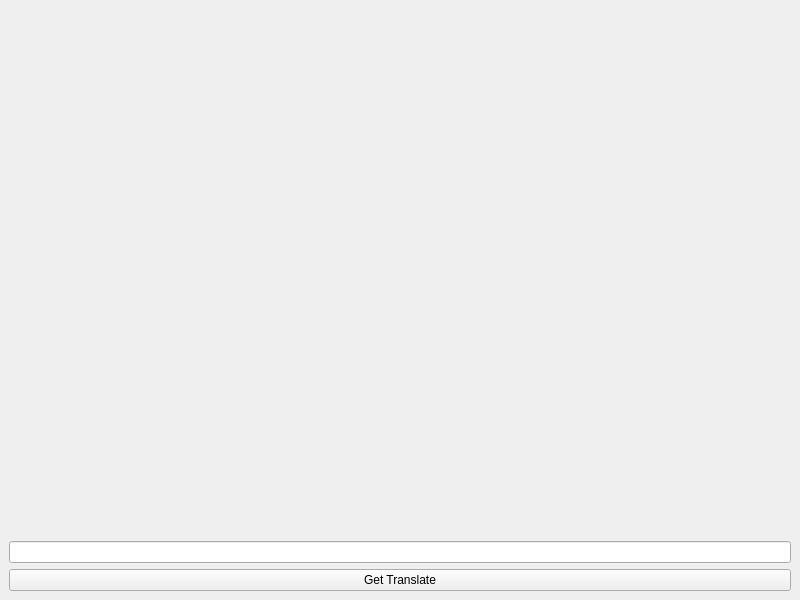
<?xml version="1.0" encoding="UTF-8"?>
<ui version="4.0">
 <class>MainWindow</class>
 <widget class="QMainWindow" name="MainWindow">
  <property name="geometry">
   <rect>
    <x>0</x>
    <y>0</y>
    <width>800</width>
    <height>600</height>
   </rect>
  </property>
  <property name="windowTitle">
   <string>MainWindow</string>
  </property>
  <widget class="QWidget" name="centralwidget">
   <layout class="QGridLayout" name="gridLayout">
    <item row="0" column="0">
     <widget class="QLabel" name="out">
      <property name="text">
       <string/>
      </property>
     </widget>
    </item>
    <item row="2" column="0">
     <widget class="QPushButton" name="pushButton">
      <property name="text">
       <string>Get Translate</string>
      </property>
     </widget>
    </item>
    <item row="1" column="0">
     <widget class="QLineEdit" name="input"/>
    </item>
   </layout>
  </widget>
 </widget>
 <resources/>
 <connections/>
</ui>
